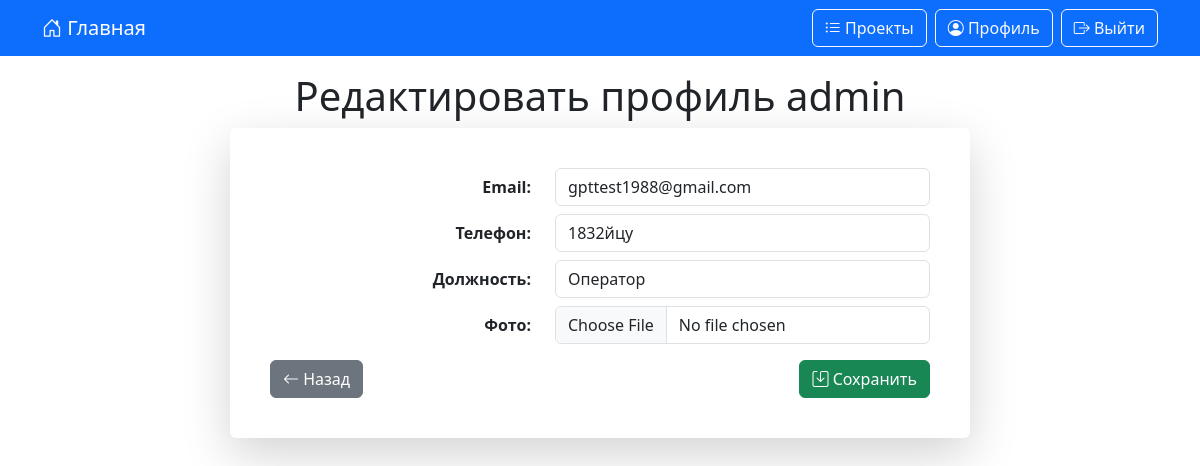
The app's page /profile_edit/ (signed in) with its own data.
### data_generator/models.py (models this page shows, shortened)
class DateStamp(models.Model):
    created = models.DateTimeField(verbose_name='Дата создания', auto_now_add=True)
    updated = models.DateTimeField(verbose_name='Дата изменения', auto_now=True)
    class Meta:
        abstract = True

class CustomUser(AbstractUser, DateStamp):
    phone_number = models.CharField(verbose_name="Телефон", max_length=15, blank=True, null=True)
    position = models.CharField(verbose_name="Должность", max_length=100, blank=True, null=True)
    photo = models.ImageField(verbose_name="Изображение", upload_to='user_photo/', default='user_photo/default.png', blank=True, null=True)
    class Meta:
        verbose_name = "Пользователь"
        verbose_name_plural = "Пользователи"

### data_generator/views.py (the view)
# urls.py: path('profile_edit/', profile_edit, name='profile_edit'),
@login_required
def profile_edit(request):
    user = request.user
    if request.method == 'POST':
        form = CustomUserForm(request.POST, request.FILES, instance=user)
        if form.is_valid():
            form.save()
            messages.success(request, "Профиль успешно отредактирован.")
            return redirect('profile_edit')
        else:
            messages.error(request, "Ошибка при редактировании профиля. Проверьте введенные данные.")
    else:
        form = CustomUserForm(instance=user)
    return render(request,
                  template_name='profile_edit.html',
                  context={'user': user,
                           'form': form}
                  )

### data_generator/forms.py
class CustomUserForm(forms.ModelForm):
    class Meta:
        model = CustomUser
        fields = ['email', 'phone_number', 'position', 'photo']
        widgets = {
            'email': forms.EmailInput(attrs={'class': 'form-control'}),
            'phone_number': forms.TextInput(attrs={'class': 'form-control'}),
            'position': forms.TextInput(attrs={'class': 'form-control'}),
            'photo': forms.FileInput(attrs={'class': 'form-control'}),
        }

### templates/profile_edit.html (shortened to what this page needs)
{% extends 'base.html' %}
{% block content %}
    <h1 class="text-center mb-2">Редактировать профиль {{ user.username }}</h1>
    <div class="card shadow-lg border-0 mx-auto p-4 panel-input">
        <div class="card-body">
            <form method="post" enctype="multipart/form-data">
                <div class="mb-2 row">
                    <label for="{{ form.email.id_for_label }}" class="col-sm-5 col-form-label text-end"><strong>Email:</strong></label>
                    <div class="col-sm-7">
                        {{ form.email }}
                    </div>
                </div>
                <div class="mb-2 row">
                    <label for="{{ form.phone_number.id_for_label }}" class="col-sm-5 col-form-label text-end"><strong>Телефон:</strong></label>
                    <div class="col-sm-7">
                        {{ form.phone_number }}
                    </div>
                </div>
                <div class="mb-2 row">
                    <label for="{{ form.position.id_for_label }}" class="col-sm-5 col-form-label text-end"><strong>Должность:</strong></label>
                    <div class="col-sm-7">
                        {{ form.position }}
                    </div>
                </div>
                <div class="mb-2 row align-items-start">
                    <label for="{{ form.photo.id_for_label }}" class="col-sm-5 col-form-label text-end"><strong>Фото:</strong></label>
                    <div class="col-sm-7">
                        {{ form.photo }}
                    </div>
                </div>
                <div class="mt-3 d-flex justify-content-between">
                    <a href="{% url 'profile' %}" class="btn btn-secondary"> <i class="bi bi-arrow-left"></i> Назад</a>
                    <button type="submit" class="btn btn-success"><i class="bi bi-save"></i> Сохранить</button>
                </div>
            </form>
        </div>
    </div>
{% endblock %}

### static/css/style.css (style rules this page uses)
.panel-input { max-width: 740px }

### records on screen
CustomUser: username "admin", email "gpttest1988@gmail.com", phone_number "1832йцу", position "Оператор"
